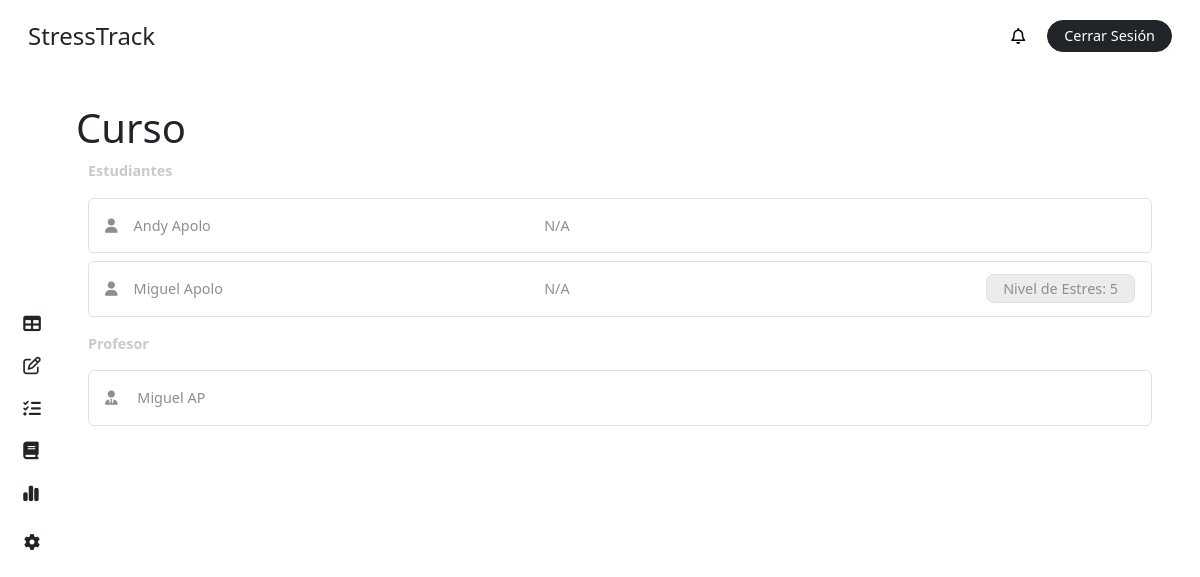
/course/ (signed in), run on an earlier commit of the app's database.
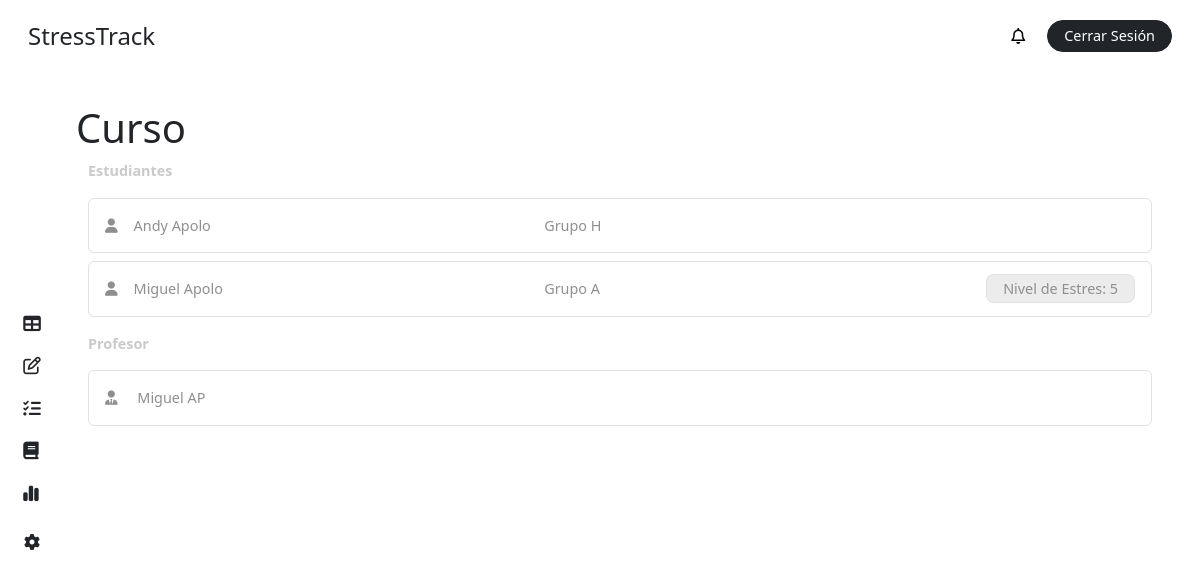
And on a later commit of the database.
### stress/models.py (models this page shows, shortened)
class CustomUser(AbstractBaseUser, PermissionsMixin):
    ROLE_CHOICES = [
        ('student', 'Alumno'),
        ('teacher', 'Profesor'),
        ('superuser', 'Administrador'),
    ]
    first_name = models.CharField(max_length=50, blank=True)
    last_name = models.CharField(max_length=50, blank=True)
    dni = models.CharField(max_length=10, unique=True, blank=True, null=True)
    email = models.EmailField(unique=True)
    role = models.CharField(max_length=20, choices=ROLE_CHOICES, default='student')
    is_active = models.BooleanField(default=True)
    is_staff = models.BooleanField(default=False)
    stress = models.IntegerField(default=0)
    share_stress_level = models.BooleanField(default=False)
    recommendation = models.ForeignKey(Recommendation, on_delete=models.SET_NULL, null=True, blank=True, related_name='users')
    course = models.ForeignKey(Course, on_delete=models.CASCADE, related_name='students', null=True, blank=True)
    group = models.ForeignKey(Team, on_delete=models.CASCADE, related_name='members', null=True, blank=True)
    tests = models.ManyToManyField(Test, related_name='users', blank=True)
    objects = CustomUserManager()
    USERNAME_FIELD = 'email'
    REQUIRED_FIELDS = []

class Team(models.Model):
    name = models.CharField(max_length=20)
    course = models.ForeignKey(Course, on_delete=models.CASCADE, related_name='teams')
    def __str__(self):
        return f"{self.name}"

### stress/views.py (the view, shortened to what this page needs)
# urls.py: path('course/', views.course, name='course'),
@login_required
def course(request):
    user = request.user
    course = user.course if user.role == 'student' else user.teaching_courses.first()
    if course:
        students = course.students.filter(is_active=True).all()
        teacher = course.teacher
        groups = course.teams.all()
    else:
        students = None
        teacher = None
        groups = None
    context = {
        'students': students,
        'role': request.user.role,
        'groups': groups,
        'teacher': teacher,
        'course': course,
        'notifications': user.notifications.all(),
        'unread_notifications': user.notifications.filter(is_read=False).count(),
    }
    return render(request, 'dashboard/course.html', context)

### stress/templates/dashboard/course.html (shortened to what this page needs)
{% extends "base/dashboard_base.html" %}
{% block content %}
{% include "elements/dashboard_sidebar.html" with role=role %}
<main class="main p-4 pt-2 pe-5">
  <div class="my-4">
    <div class="row">
      <div class="col-11 p-0">
        <h1 class="m-0">Curso</h1>
      </div>
    </div>
    {% if not course %}
      {% if role == 'student' %}
        <div class="bg-inf p-3 rounded-2 text-gris my-4">
        <i class="fas fa-info-circle"></i> No estas matriculado a un curso por el
        momento.
        </div>
      {% else %}
        <div class="bg-inf p-3 rounded-2 text-gris my-4">
        <i class="fas fa-info-circle"></i> No estas asignado a un curso por el
        momento.
        </div>
      {% endif %}
    {% else %}
      <label class="text-grisillo fw-bold my-2">Estudiantes</label>
      {% if not students %}
        <div class="bg-inf p-3 rounded-2 text-gris">
          <i class="fas fa-info-circle"></i> No hay estudiantes matriculados por el momento.
        </div>
      {% else %}
        {% for student in students %}
            <div class="p-3 my-2 rounded-2 text-gris border border-1">
                <div class="row">
                    <div class="col-5">
                        <i class="fa-solid fa-user me-3"></i>{{ student.first_name }} {{ student.last_name }}
                    </div>
                    <div class="col-4">
                        {% if student.group %}
                            {{ student.group }}
                        {% else %}
                            N/A
                        {% endif %}
                    </div>
                    {% if role == 'student' %}
                        {% if student.share_stress_level %}
                            <div class="col-3 text-end">
                                <div
                                    class="ms-4 bg-color-grisillo py-1 px-3 border d-inline rounded-3 fs-7"
                                >
                                    Nivel de Estres: {{ student.stress }}
                                </div>
                            </div>
                        {% endif %}
                    {% endif %}
                </div>
            </div>
        {% endfor %}
      {% endif %}
      <label class="text-grisillo fw-bold my-2">Profesor</label>
      {% if teacher %}
            <div class="p-3 my-2 rounded-2 text-gris border border-1">
              <div class="row">
                <div class="col-12">
                  <i class="fa-solid fa-user-tie me-3"></i> {{ teacher.first_name }} {{ teacher.last_name }}
                </div>
              </div>
            </div>
      {% else %}
          <div class="bg-inf p-3 rounded-2 text-gris">
            <i class="fas fa-info-circle"></i> No hay un profesor asignado por el momento.
          </div>
      {% endif %}
    {% endif %}
  </div>
</main>
{% endblock %}

What changed in the data, as far as the page shows it:
changed CustomUser "Andy": group (not shown) → "Grupo H"; no longer shows "N/A"
changed CustomUser: group (not shown) → "Grupo A"; no longer shows "N/A"
